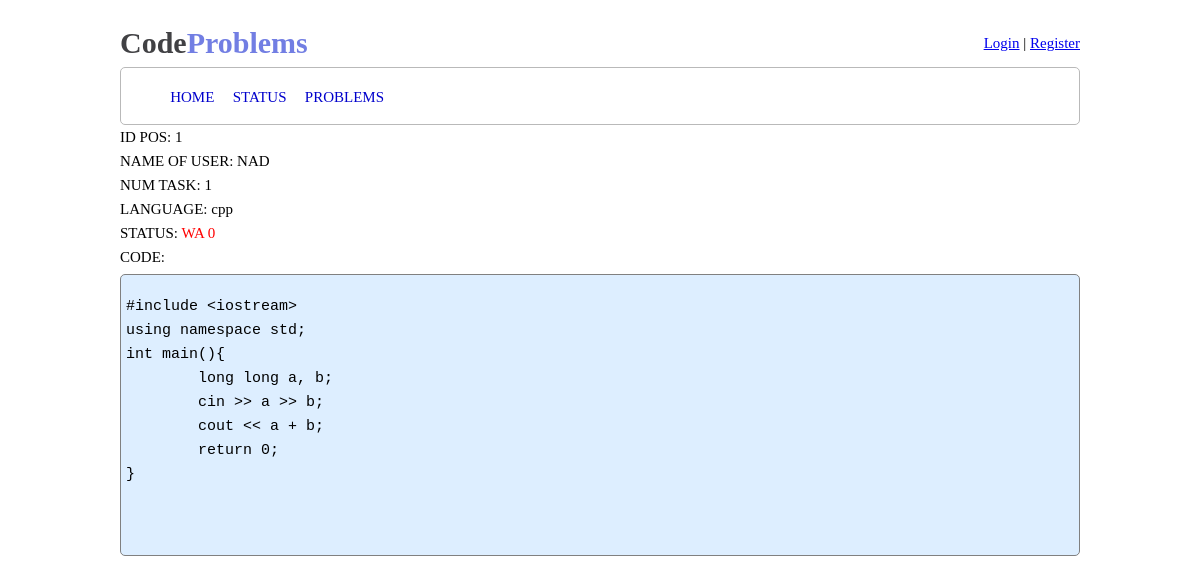
Screenshot of /solution/1/ with the database file from the repository.
### data/all_models.py (models this page shows, shortened)
class Packages(SqlAlchemyBase):
    __tablename__ = 'packages'
    id = sqlalchemy.Column(sqlalchemy.Integer, primary_key=True, autoincrement=True)
    user_name = sqlalchemy.Column(sqlalchemy.String(255), unique=False, nullable=False)
    problem = sqlalchemy.Column(sqlalchemy.String(255), unique=False, nullable=False)
    lan = sqlalchemy.Column(sqlalchemy.String(255), unique=False, nullable=False)
    status = sqlalchemy.Column(sqlalchemy.String(255), unique=False, nullable=False)
    code = sqlalchemy.Column(sqlalchemy.String(), unique=False, nullable=False)
    user_id = sqlalchemy.Column(sqlalchemy.Integer,
                                sqlalchemy.ForeignKey("users.id"))
    user = orm.relation('User')

### app.py (the view)
@app.route("/solution/<num>/")
def solution(num):
    n = int(num)
    session = create_session()
    solution = session.query(Packages).filter(Packages.id == n).first()
    if solution.code is None:
        code = 'None'
    else:
        code = solution.code
    content = (solution.id, solution.user_name, solution.problem,
               solution.lan, solution.status, code)
    return render_template("solution.html", content=content)

### data/db_session.py (called while the page is built)
def create_session() -> Session:
    global __factory
    return __factory()

### templates/solution.html (shortened to what this page needs)
{% extends 'index.html' %}
{% block content %}
    <div class="status">
        <p>ID POS: {{ content[0] }}</p>
        <p>NAME OF USER: {{ content[1] }}</p>
        <p>NUM TASK: {{ content[2] }}</p>
        <p>LANGUAGE: {{ content[3] }}</p>
        {% if content[4] == "ac" %}
        <p>STATUS: <span class="accepted">Accepted</span> </p>
        {% else %}
        <p>STATUS: <span class="uppercase wa">{{ content[4] }}</span> </p>
        {% endif %}
        <p>CODE:</p>
        <div class="spoiler-content">
            <pre class="prettyprint">
{{ content[5] }}
            </pre>
        </div>
    </div>
{% endblock %}

### static/style.css (style rules this page uses)
*, *::after, *::before { box-sizing: border-box; }
h1, h2, h3, h4, h6, p, a { margin: 0; }
body { margin: 0; line-height: 1.6; font-size: 15px; }
.uppercase { text-transform: uppercase; }
.wa { color: red; }
.spoiler-content { border: 1px solid gray; background-color:#def; border-radius: 5px; padding: 5px; margin-top: 5px; }
pre.prettyprint { border: none !important; }

### rows the page displays
Packages: id "1", user_name "NAD", problem "1", lan "cpp", status "WA 0", code "#include <iostream> using namespace std; int main(){ long long a, b; cin >> a >> b; cout << a + b; return 0; }"
